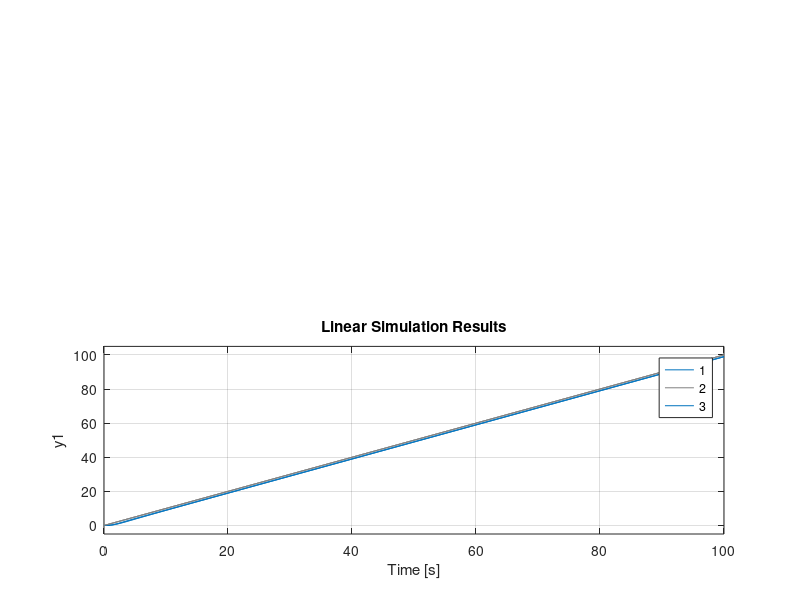
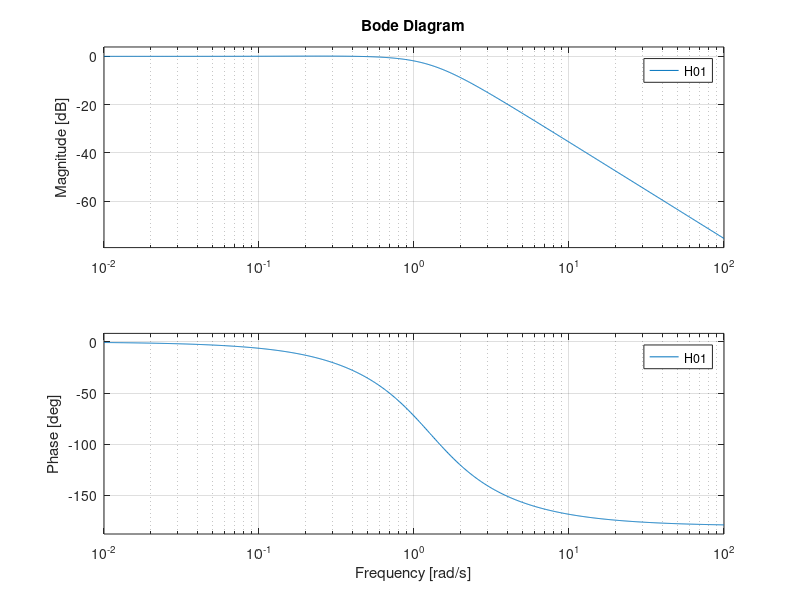
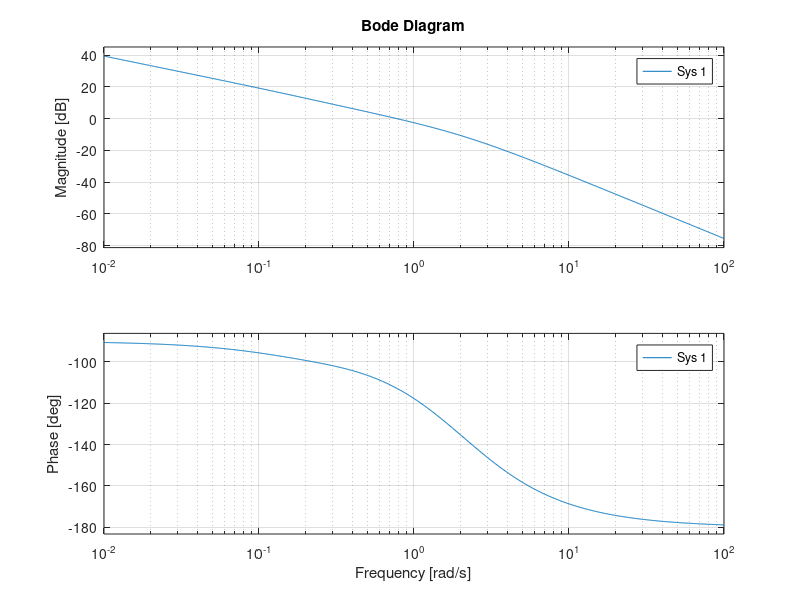

Write MATLAB code to recreate these figures, in order.
Hf1=tf(2,[5 1 0]);

tr=4; %impus
cvi=2; %cv impus
sigma=0.04; %impus
%pc/zc=1.05; %impus

deltasigmac=0.02; %impus, al elementului de corectie
sigma2=sigma-deltasigmac; %suprareglajului structurii de ordin 2

zeta=-log(sigma2)/sqrt(pi^2+log(sigma2)^2);
wn=4/(zeta*tr);
cv2=wn/(2*zeta); %cv al elementului de ordin 2

pc=deltasigmac/(2*zeta/wn-1/cvi);
zc=pc/(1+deltasigmac);
%pc/zc; %verificare

H0c=tf(wn^2*pc*[1 zc],zc*conv([1 2*zeta*wn wn^2],[1 pc]));
Hr=minreal((1/Hf1)*(H0c/(1-H0c)));
zpk(Hr)
Hr=tf(4.1945*[1 0.2+0.02739],[1 2.017+0.01139]);
H01=feedback(Hr*Hf1,1);

Hf2=tf([2+0.4],[5 1 0]);
Hf3=tf([2],[6 1 0]);

H02=feedback(Hr*Hf2,1);
H03=feedback(Hr*Hf3,1);

subplot(2,1,1)
step(H01)
hold on
step(H02)
hold on
step(H03)
legend('1','2','3')

t=0:0.1:100;
subplot(2,1,2)
lsim(H01,t,t)
hold on
lsim(H02,t,t)
hold on
lsim(H03,t,t)
legend('1','2','3')

figure
bode(H01) %=>wb<=1.2
figure
bode(Hr*Hf1) %=>stabil
